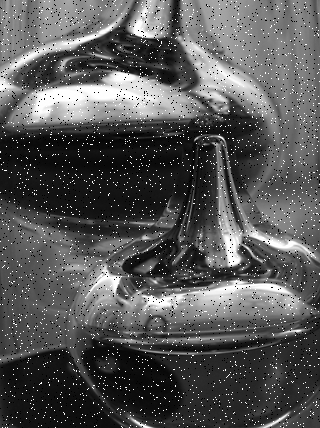
#> input picture LABS2425/4/Noise_salt_and_pepper.png, 320 x 428 px
$ jupyter execute ip_lab4.ipynb
#> lines starting #> are read from the running program, lines starting #| are printed output that depends on the picture
# Image Processing Lab 4
Dr. Amr Amin
Ahmed Alqassas
Autumn 2024-25

# Smoothing (or Blurring) Filters
| Filter | Purpose                                                                                        |
|:-------|:-----------------------------------------------------------------------------------------------|
|Median  |Reduces **salt-and-pepper\* noise** by replacing each pixel with the median of its neighborhood.|
|Mean    |Averages neighboring pixels to create a simple blurring effect.                                 |
|Gussian |Reduces high-frequency noise, creating a general blurring effect.                               |

[Read more about types of noises in images](https://medium.com/@Coursesteach/computer-vision-part-14-common-types-of-noise-7e6507cc763c)
[How Blurs & Filters Work - Computerphile](https://www.youtube.com/watch?v=C_zFhWdM4ic)
> **Salt-and-pepper noise** is a type of image noise where random pixels are either very bright or very dark.

> This noise appears as small white and black dots scattered throughout the image. [Check this example](https://en.wikipedia.org/wiki/Salt-and-pepper_noise#/media/File:Noise_salt_and_pepper.png)

[cell 1]
from skimage import io
from skimage import filters

import matplotlib.pyplot as plt

image = io.imread('Noise_salt_and_pepper.png', as_gray=True)
#> image is the input picture: shape (428, 320); min 0, max 255, mean 86.8
smoothed_image = filters.median(image)

titles = ['Original Image', 'Median Filtered Image']

fig, ax = plt.subplots(1, 2)

ax[0].imshow(image, cmap='gray')
ax[1].imshow(smoothed_image, cmap='gray')
for i in range(len(ax)):
    ax[i].axis('off')
    ax[i].set_title(titles[i])

plt.show()

# Median, Mean and Gaussian Filters

[cell 2]
from skimage import io, filters
from skimage.morphology import square
import matplotlib.pyplot as plt

footprint = square(5)
image = io.imread('Noise_salt_and_pepper.png', as_gray=True)

smoothed_median = filters.median(image, footprint)
smoothed_mean = filters.rank.mean(image, footprint) # Image dtype must be uint8, if not use util.img_as_ubyte to convert it first
smoothed_gaussian = filters.gaussian(image, sigma=2) # Higher sigma means more blurring

fig, ax = plt.subplots(1, 4, figsize=(10, 5))
ax[0].imshow(image, cmap='gray')
ax[1].imshow(smoothed_median, cmap='gray')
ax[2].imshow(smoothed_mean, cmap='gray')
ax[3].imshow(smoothed_gaussian, cmap='gray')

titles = ['Original', 'Median (5)', 'Mean (5)', 'Gaussian (Sigma=2)']
for i in range(len(ax)):
               ax[i].set_title(titles[i])
               ax[i].axis('off')

plt.tight_layout
plt.show()

# Edge Detection Filters
Edge detection is a fundamental image processing technique for identifying and locating the boundaries or edges of objects in an image.


- Sobel, Scharr, Prewitt: These filters work by detecting the gradient in intensity, producing a bright line where the gradient is steepest.
- Roberts: Detects diagonal edges but can be more sensitive to noise.
- Canny: The Canny method is a more complex edge detector, to produce a cleaner edge image.
> Each filter has strengths suited to different applications, from simple edge highlights (Sobel) to more detailed edge maps (Canny).

| Filter | Purpose                                                                                                                                           |
|:-------|:--------------------------------------------------------------------------------------------------------------------------------------------------|
|Sobel   |Highlights edges by calculating the gradient of image intensity in both horizontal and vertical directions.                                        |
|Scharr  |Detects edges by approximating the gradient, emphasizing vertical and horizontal edges.                                                            |
|Prewitt |Reduces high-frequency noise, creating a general blurring effect.                                                                                  |
|Roberts |Detects edges using diagonal gradients, often resulting in sharper edges but more sensitive to noise.                                              |
|Canny   |A multi-step edge detection process (gradient calculation, non-maximum suppression, and hysteresis thresholding), producing highly accurate edges. |

[cell 3]
import matplotlib.pyplot as plt
from skimage import data, filters, feature
from skimage.color import rgb2gray

image = rgb2gray(data.coffee())
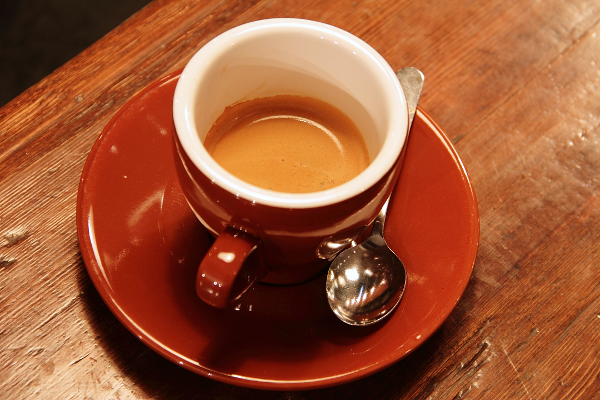
#> input picture skimage.data.coffee(), 600 x 400 px
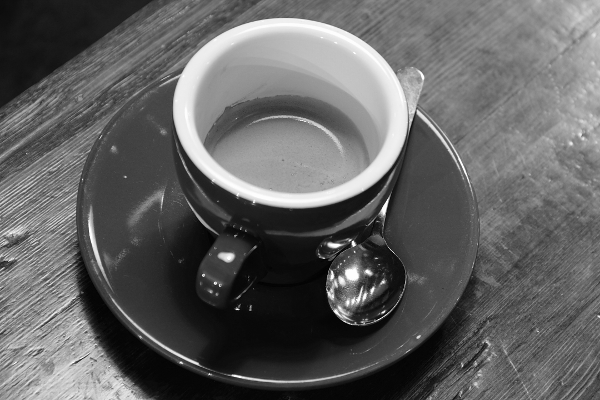
#> image: shape (400, 600) float64; min 0.000283, max 1, mean 0.387

sobel_edges = filters.sobel(image)
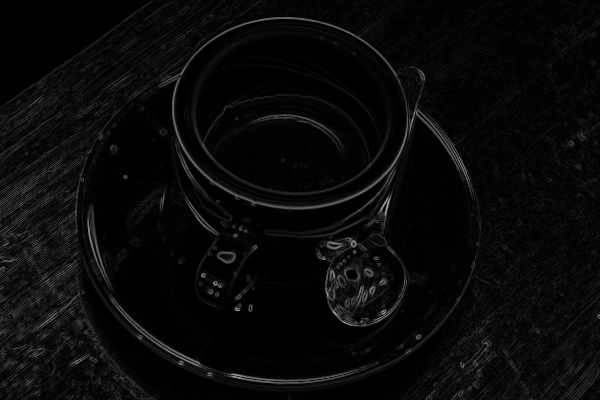
#> sobel_edges: shape (400, 600) float64; min 0, max 0.657, mean 0.0386
scharr_edges = filters.scharr(image)
prewitt_edges = filters.prewitt(image)
roberts_edges = filters.roberts(image)
canny_edges = feature.canny(image, sigma=1) # From feature module
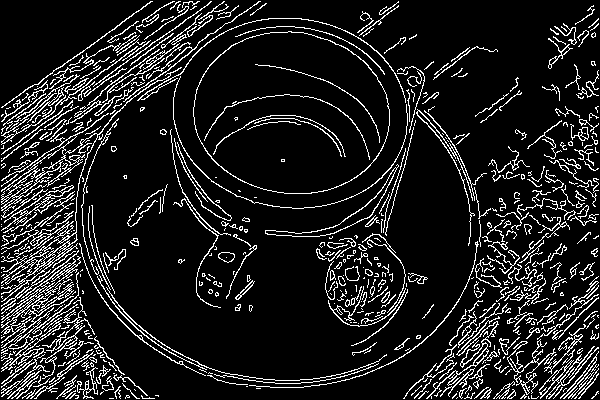
#> canny_edges: shape (400, 600) bool; 12.1% white in thin lines or dots

fig, axes = plt.subplots(2, 3, figsize=(15, 10))
ax = axes.ravel()

ax[0].imshow(image, cmap='gray')
ax[0].set_title("Original Image")

ax[1].imshow(sobel_edges, cmap='gray')
ax[1].set_title("Sobel Filter")

ax[2].imshow(scharr_edges, cmap='gray')
ax[2].set_title("Scharr Filter")

ax[3].imshow(prewitt_edges, cmap='gray')
ax[3].set_title("Prewitt Filter")

ax[4].imshow(roberts_edges, cmap='gray')
ax[4].set_title("Roberts Filter")

ax[5].imshow(canny_edges, cmap='gray')
ax[5].set_title("Canny Edge Detection")

for a in ax:
    a.axis('off')

plt.tight_layout()
plt.show()

[Edge detection applications](https://www.mathworks.com/discovery/image-segmentation.html)

# Quiz + Discussion
Datatypes: https://scikit-image.org/docs/stable/user_guide/data_types.html

[cell 4]
from skimage import data, color, exposure
import matplotlib.pyplot as plt
import numpy as np

# 1 Convert an RGB image into grayscale image. Don’t plot
img = data.astronaut()
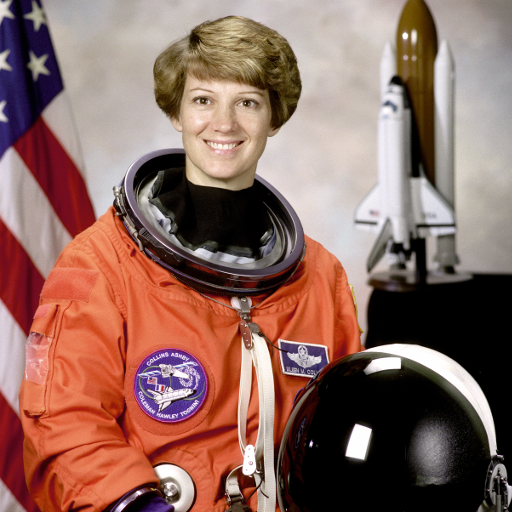
#> input picture skimage.data.astronaut(), 512 x 512 px
#> img is the input picture: shape (512, 512, 3); mean R, G, B 141.6, 105.8, 96.5
gray_image = color.rgb2gray(img)
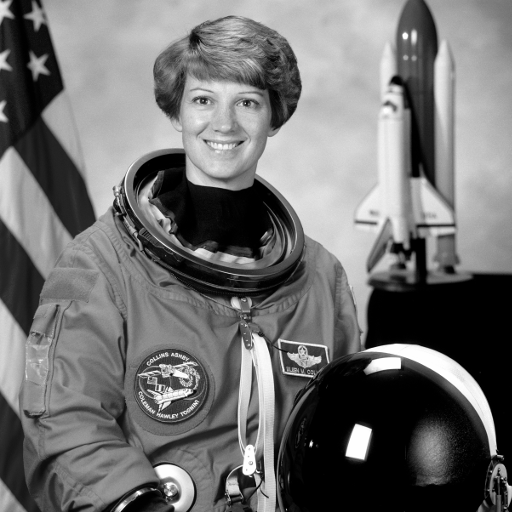
#> gray_image: shape (512, 512) float64; min 0, max 1, mean 0.442

# 2 Print the shape, number of intensity levels of both RGB and grayscale image.
print(f'The shape of RGB image is:{img.shape}')
#| The shape of RGB image is:(512, 512, 3)
print(f'\nThe shape of grayscale image is:{gray_image.shape}')
#| The shape of grayscale image is:(512, 512)

"""
Levels = 2^bitdepth
to find the bit-depth we use dtype such that:
uint8   ->  8 bits
unit16  -> 16 bits
float32 -> 32 bits
float64 -> 64 bits

Read more here: https://scikit-image.org/docs/stable/user_guide/data_types.html
"""
print(f'\nThe dtype of RGB image is: {img.dtype}') #uint8
#| The dtype of RGB image is: uint8
print(f'\nThe dtype of grayscale image is: {gray_image.dtype}') #float64
#| The dtype of grayscale image is: float64

print(f'\nlevels of RGB image: {2**8} levels')
print(f'\nMaximum levels of grayscale image: {2**64} levles')
# Note: (this is not completely accurate) as float64 shall be used for more precise values, too. The true numeber of levels is calculated below:
print(f'\nThe true number of levels in grayscale image = {len(np.unique(gray_image))} levels')
#| The true number of levels in grayscale image = 112094 levels

# 3 Calculate the storage size of both images in bits.
"""
Storage size = Height * Width * Channels * bit-depth
"""
print(f'\nStorage size of RGB (uint8) = {img.shape[0]*img.shape[1]*img.shape[2]*8} bits')
#| Storage size of RGB (uint8) = 6291456 bits
print(f'\nStorage size of grayscale (float64) = {img.shape[0]*img.shape[1]*64} bits')
#| Storage size of grayscale (float64) = 16777216 bits

# 4 Apply  histogram matching on two grayscale images.
image = data.moon()
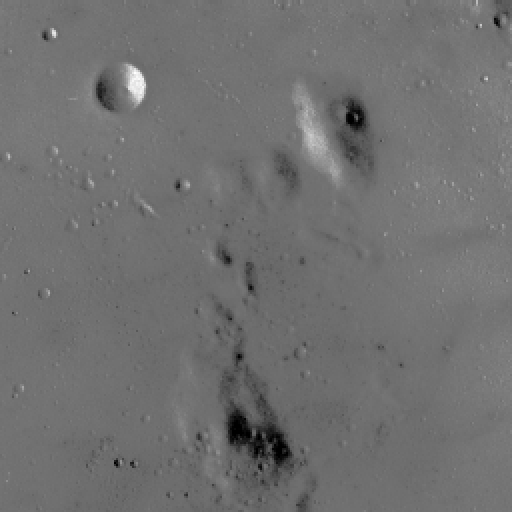
#> input picture skimage.data.moon(), 512 x 512 px
#> image is the input picture: shape (512, 512); min 0, max 255, mean 112.2
reference = data.text()
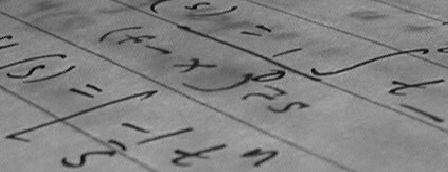
#> input picture skimage.data.text(), 448 x 172 px
#> reference is the input picture: shape (172, 448); min 10, max 197, mean 129.3
matched = exposure.match_histograms(image, reference)
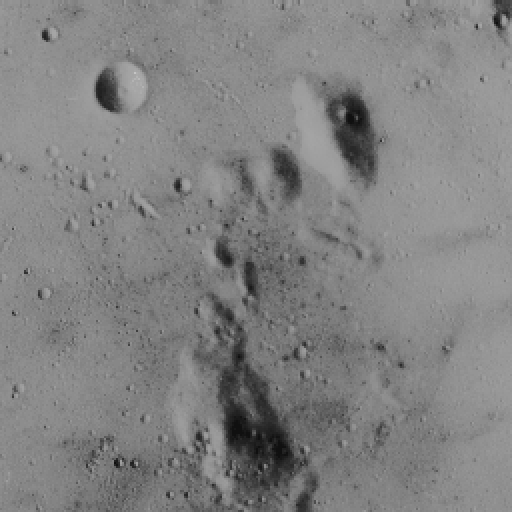
#> matched: shape (512, 512) float64; min 16.4, max 197, mean 130.1

# 5 Use exposure to find the histogram of the matched image.
hist, hist_bins = exposure.histogram(matched)
#> hist = 256 values, max 23296 at index 176, min 0 at index 3, mean 1024; hist_bins = 256 values from 16.75 to 196.6
h, b = exposure.histogram(image)
#> h = 256 values, max 23296 at index 115, min 0 at index 1, mean 1024; b = 256 values from 0 to 255

fig, ax = plt.subplots(1, 4, figsize=(15, 5))

ax[0].imshow(image, cmap='gray')
ax[0].set_title("Original")

ax[1].imshow(reference, cmap='gray')
ax[1].set_title("Reference")

ax[2].imshow(matched, cmap='gray')
ax[2].set_title("Matched")

ax[3].plot(hist_bins, hist, color='b', label='Matched')
ax[3].plot(b, h, color='r', label='Original')
ax[3].set_title("Histogram")
ax[3].legend()

fig.tight_layout()
plt.show()
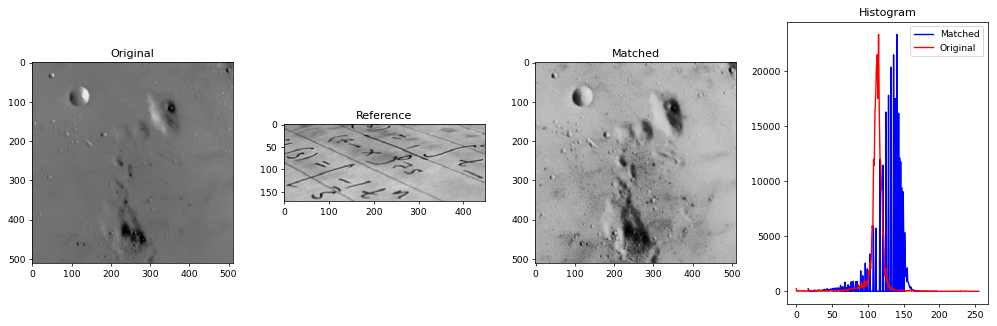
#> figure drawn by matplotlib, 4 panels; panel 4: curve peaks at x = 140.9, y = 23296; panel 4: curve peaks at x = 115, y = 23296

$ run again, with LABS2425/4/median.png copied over LABS2425/4/Noise_salt_and_pepper.png
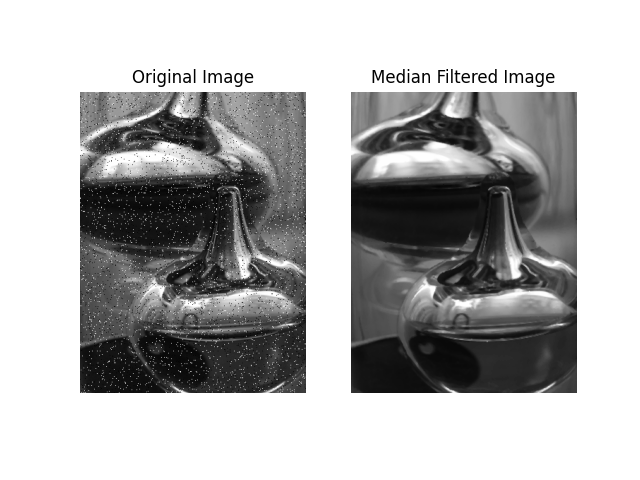
#> input picture LABS2425/4/median.png, 640 x 480 px
#> image is the input picture: shape (480, 640) float64; min 0, max 1, mean 0.701
#> image: shape (400, 600) float64
#> canny_edges: shape (400, 600) bool; 12.1% white in thin lines or dots
#| The shape of RGB image is:(512, 512, 3)
#| The shape of grayscale image is:(512, 512)
#| The dtype of RGB image is: uint8
#| The dtype of grayscale image is: float64
#| The true number of levels in grayscale image = 112094 levels
#| Storage size of RGB (uint8) = 6291456 bits
#| Storage size of grayscale (float64) = 16777216 bits
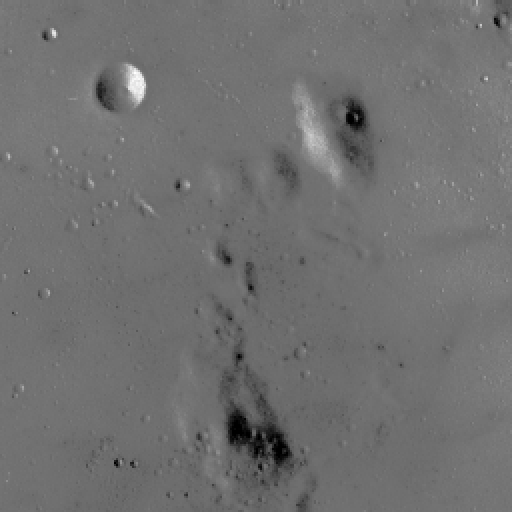
#> input picture skimage.data.moon(), 512 x 512 px
#> image is the input picture: shape (512, 512); min 0, max 255, mean 112.2
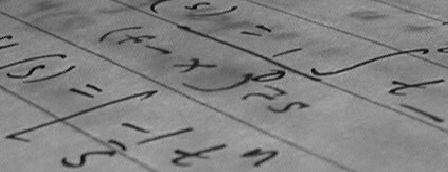
#> input picture skimage.data.text(), 448 x 172 px
#> reference is the input picture: shape (172, 448); min 10, max 197, mean 129.3
#> hist = 256 values, max 23296 at index 176, min 0 at index 3, mean 1024; hist_bins = 256 values from 16.75 to 196.6
#> h = 256 values, max 23296 at index 115, min 0 at index 1, mean 1024; b = 256 values from 0 to 255
